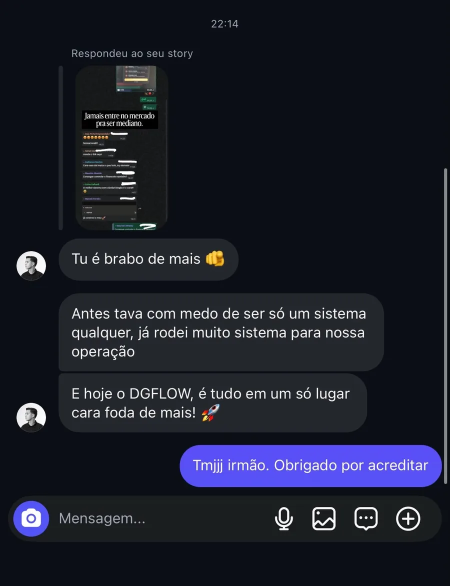
#> input picture dist/assets/wpp-claude-2-pE5VEO4Z.webp, 900 x 1171 px, found by its file name (shown at 1/2 size)
$ python fix_wpp2_debug.py
#> lines starting #> are read from the running program, lines starting #| are printed output that depends on the picture
from PIL import Image, ImageDraw, ImageFont
import subprocess

subprocess.run(["git", "-C", r"C:\Users\gui14\Projects\dgflow", "checkout", "public/assets/wpp-claude-2-pE5VEO4Z.webp"])
#> (this line was passed over: subprocess is not available in this run)

p = r"C:\Users\gui14\Projects\dgflow\public\assets\wpp-claude-2-pE5VEO4Z.webp"
im = Image.open(p).convert("RGBA")
d = ImageDraw.Draw(im)

# The bubble with the avatar on the left (at y~710) is the third bubble!
# Let's find where the avatar is:
# The avatar circle is at x=35..100, y=685..745.
# So the third bubble starts at x=130, y=635 and ends at y=735!
# Wait, why was "E hoje o DGFLOW" still showing?
# Look at the previous screenshot:
# The text "E hoje o DGFLOW..." was at y=640..730!
# Wait, the previous script drew at y=550!
# Let's cover from y=635 to y=735, x=130 to x=815!

bg_color = im.getpixel((200, 680))
#> bg_color = (38, 39, 46, 255)
print("Covering bubble from y=635 to 735 with color", bg_color)
#| Covering bubble from y=635 to 735 with color (38, 39, 46, 255)
d.rounded_rectangle([130, 636, 815, 735], radius=24, fill=bg_color)

font = ImageFont.truetype("C:/Windows/Fonts/segoeui.ttf", 34)
d.text((160, 650), "E hoje o Tenno Flow, é tudo em um só lugar", fill=(240, 240, 240, 255), font=font)
d.text((160, 690), "cara foda de mais!", fill=(240, 240, 240, 255), font=font)

# Also paste rocket from somewhere or draw clean text
im.save(p, "WEBP", quality=95)
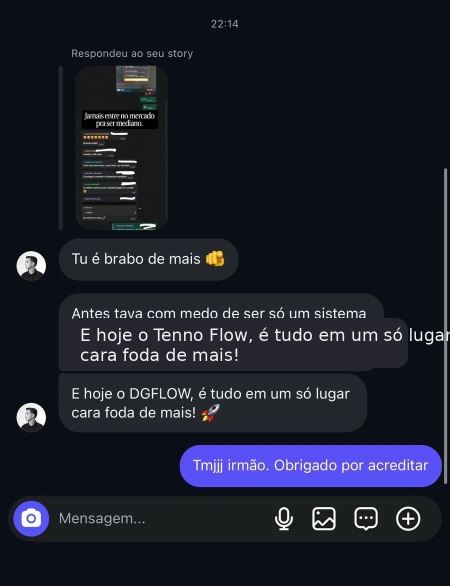
#> saved as wpp-claude-2-pE5VEO4Z.webp: PIL image 900x1171 RGBA (shown at 1/2 size); mean R, G, B, A 28.3, 30.7, 43.2, 255
print("Finished!")
